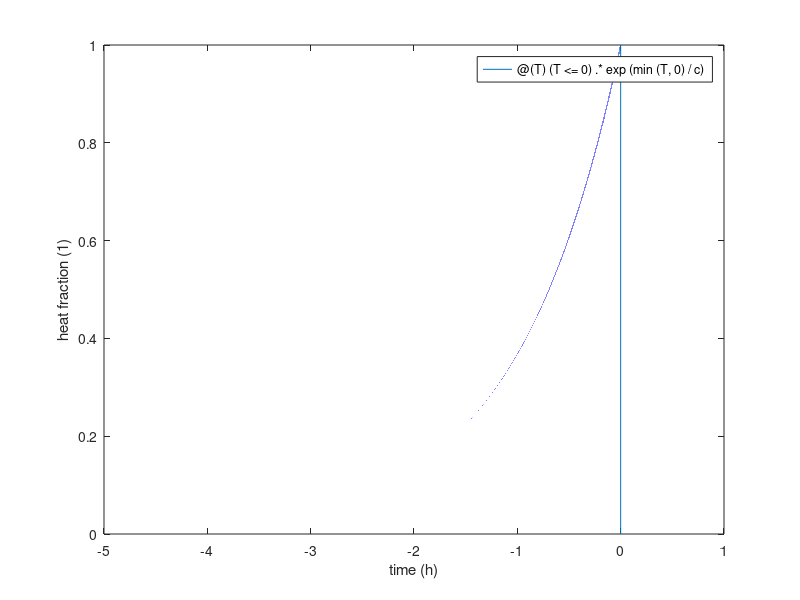
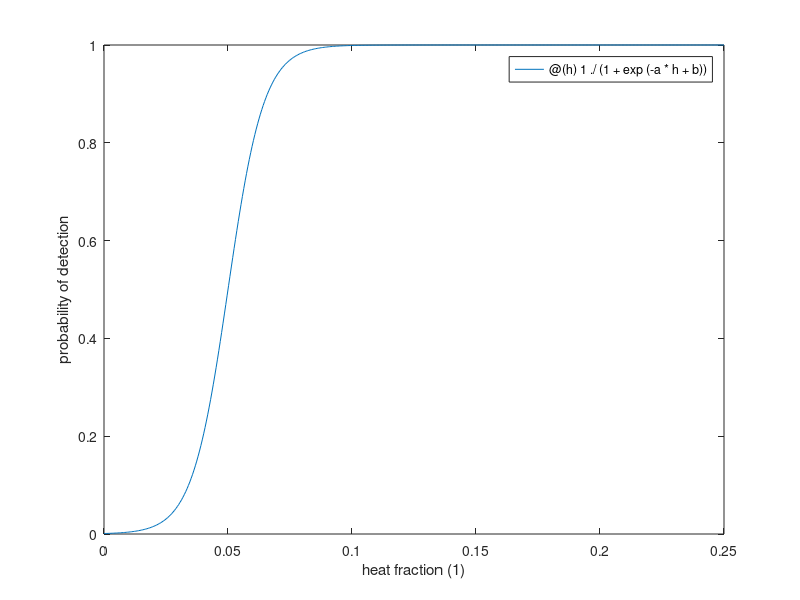
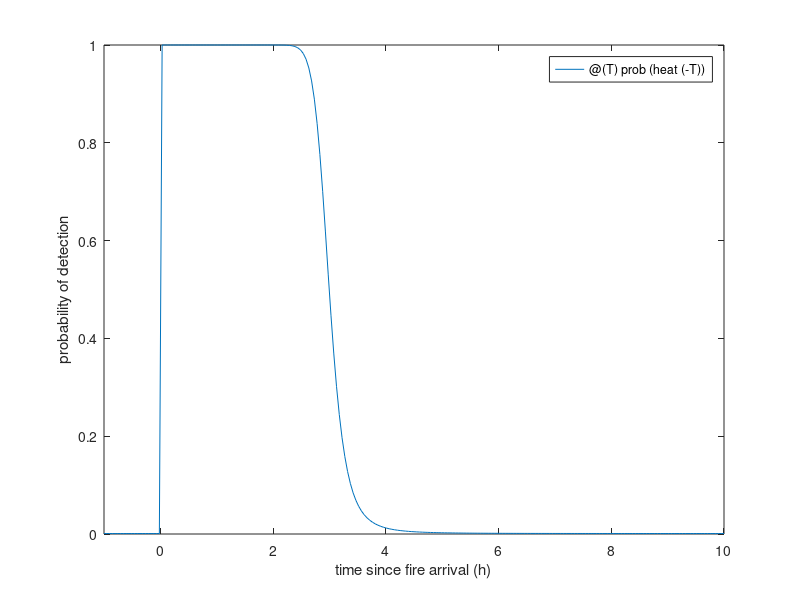
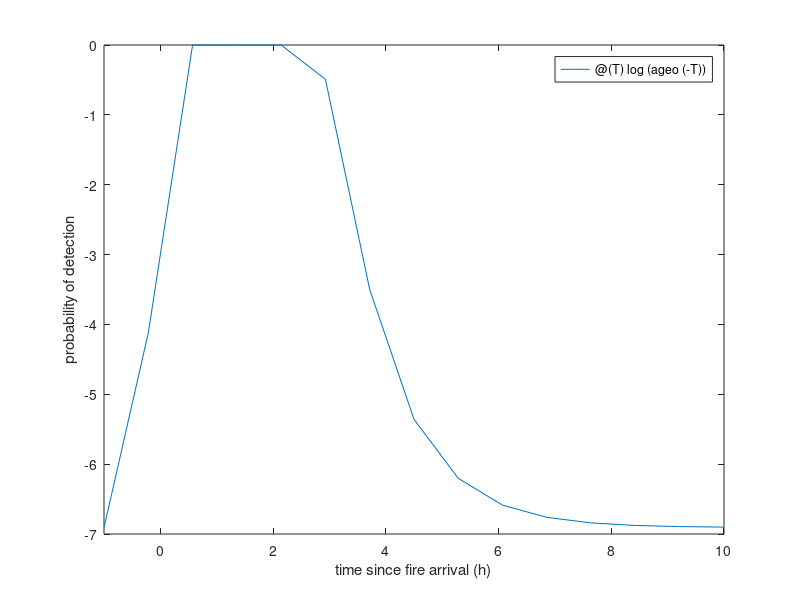

MATLAB code for these plots, in order:
%function plot_like_new

        % function h=heat(T)
        c = 1;  % time constant (h) : how long the heat takes to drop to exp(-1)
        %********************************
        heat = @(T) (T<=0).*exp(min(T,0)/c);
        %********************************
        % T = fire arrival time
        % 0 if T > T_now = 0, 1 at T=0, exp decay for T>= 0
        figure(1);fplot(heat,[-5*c,c]);
        xlabel('time (h)');ylabel('heat fraction (1)')
        
        % function p=prob(h)
        false_detection_rate = 0.001;  % = 1/(1+exp(b))
        b = log(1/false_detection_rate  -1);
        half_prob_heat = 0.05; % 1+exp(-a*h + b) = 2 for h=half_prob_heat 
        a = b / half_prob_heat;
        %********************************
        prob = @(h) 1./(1+exp(-a*h + b));
        %********************************
        err1 = false_detection_rate - prob(0)  
        err2 = 0.5 - prob(half_prob_heat)   
        figure(2);fplot(prob,[0,half_prob_heat*5]);
        xlabel('heat fraction (1)');ylabel('probability of detection');
        
        figure(3);fplot(@(T) prob(heat(-T)),[-c,10*c]);
        xlabel('time since fire arrival (h)');ylabel('probability of detection');
        
        m = 10                  % mesh refinement
        dx=300/m, dy=300/m,    % grid step
        ix = 10*m, iy=10*m     % grid center indices 
        nx = 2*ix-1, ny=2*iy-1     % grid dimension
        sigma = 500,     % geolocation error stdev
        R = 1            % rate of spread  m/s
        R = 3600*R       % rate of spread  m/h
     
        [x,y]=ndgrid([0:nx-1]*dx,[0:ny-1]*dy);  % mesh
        
        ssum = @(a) sum(a(:));    % utility: sum of array

        % gaussian weights
        d2 = (x(ix,iy)-x).^2 + (y(ix,iy)-y).^2; % distance ^2  
        w=exp(-d2/(sigma^2));                   % gaussian kernel
        w=w/sum(w(:));                          % weights add up to 1
        
        %********************************
        tign = @(T)T+(x-x(ix,iy))/R;            % fire arrival time
        prbx = @(T)prob(heat(tign(T)));         % detection probability 
        pgeo = @(T)ssum(w.*prob(heat(tign(T))));% weighted by geolocation error
        ageo = @(T)arrayfun(pgeo,T);            % same for array argument
        %********************************
        figure(4);fplot(@(T) log(ageo(-T)),[-c,10*c]);
        xlabel('time since fire arrival (h)');ylabel('probability of detection');
        %********************************
        %********************************
        
        
        


 %end